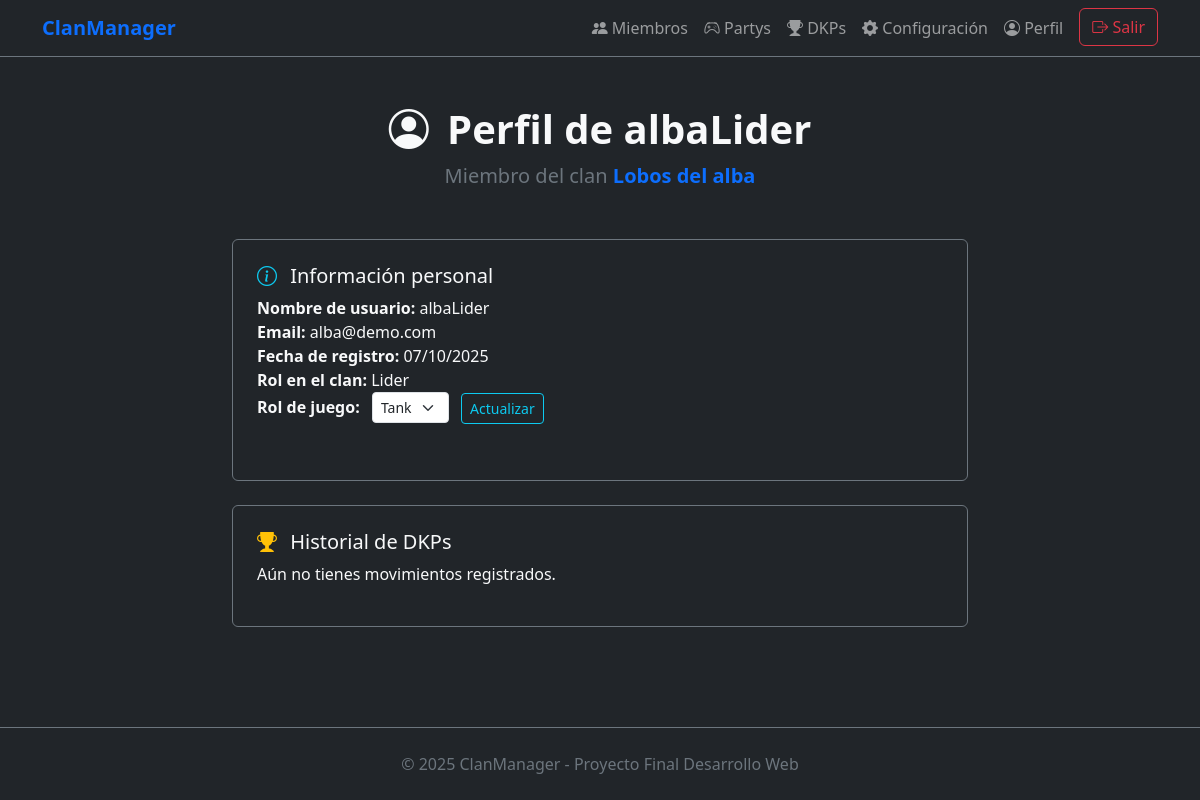
/profile.php (signed in), run on the app's committed database.
### tables this page shows
CREATE TABLE IF NOT EXISTS `users` (
  `id` int(11) NOT NULL AUTO_INCREMENT,
  `username` varchar(50) NOT NULL,
  `email` varchar(70) NOT NULL,
  `password` varchar(255) NOT NULL,
  `registro` timestamp NOT NULL DEFAULT current_timestamp(),
  PRIMARY KEY (`id`)
);

CREATE TABLE IF NOT EXISTS `clanmembers` (
  `id` int(11) NOT NULL AUTO_INCREMENT,
  `idClan` int(11) NOT NULL,
  `idUser` int(11) NOT NULL,
  `role` varchar(50) DEFAULT 'miembro',
  `gameRole` enum('tank','heal','dps') DEFAULT NULL,
  PRIMARY KEY (`id`),
  KEY `idClan` (`idClan`),
  KEY `idUser` (`idUser`)
);

CREATE TABLE IF NOT EXISTS `clans` (
  `id` int(11) NOT NULL AUTO_INCREMENT,
  `name` varchar(100) NOT NULL,
  `description` text DEFAULT NULL,
  `logo` varchar(255) DEFAULT NULL,
  `idLeader` int(11) NOT NULL,
  PRIMARY KEY (`id`),
  KEY `idLeader` (`idLeader`)
);

### profile.php (the view, shortened to what this page needs)
<?php
require 'conexion.php';
$userId = $_SESSION['usuario_id'];
$sqlUser = "SELECT username, email, registro FROM users WHERE id = ?";
$stmtUser = $pdo->prepare($sqlUser);
$stmtUser->execute([$userId]);
$userData = $stmtUser->fetch();
$sqlMember = "SELECT cm.role, cm.gameRole, c.name AS clanName, c.description AS clanDescription, c.logo
              FROM clanmembers cm
              JOIN clans c ON cm.idClan = c.id
              WHERE cm.idUser = ?";
$stmtMember = $pdo->prepare($sqlMember);
$stmtMember->execute([$userId]);
$clanData = $stmtMember->fetch();
$sqlDKP = "SELECT points, reason, createdAt FROM dkps WHERE idUser = ? ORDER BY createdAt DESC";
$stmtDKP = $pdo->prepare($sqlDKP);
$stmtDKP->execute([$userId]);
$dkpHistorial = $stmtDKP->fetchAll();
?>
<!DOCTYPE html>
<html lang="es">
<head>
  <link href="https://cdn.jsdelivr.net/npm/bootstrap@5.3.2/dist/css/bootstrap.min.css" rel="stylesheet">
  <link href="https://cdn.jsdelivr.net/npm/bootstrap-icons@1.11.3/font/bootstrap-icons.css" rel="stylesheet">
</head>
<body class="bg-dark text-light d-flex flex-column min-vh-100">
  <?php include 'navbar.php'; ?>
  <main class="container py-5">
    <div class="text-center mb-5">
      <h1 class="fw-bold text-light">
        <i class="bi bi-person-circle me-2"></i> Perfil de <?= htmlspecialchars($userData['username']) ?>
      </h1>
      <p class="text-secondary fs-5">
        Miembro del clan <strong class="text-primary"><?= htmlspecialchars($clanData['clanName']) ?></strong>
      </p>
    </div>
    <div class="row justify-content-center g-4">
      <div class="col-md-10 col-lg-8">
        <div class="card bg-dark border-secondary text-light p-4">
          <h5 class="card-title"><i class="bi bi-info-circle me-2 text-info"></i> Información personal</h5>
          <ul class="list-unstyled">
            <li><strong>Nombre de usuario:</strong> <?= htmlspecialchars($userData['username']) ?></li>
            <li><strong>Email:</strong> <?= htmlspecialchars($userData['email']) ?></li>
            <li><strong>Fecha de registro:</strong> <?= date('d/m/Y', strtotime($userData['registro'])) ?></li>
            <li><strong>Rol en el clan:</strong> <?= ucfirst($clanData['role']) ?></li>
            <li><strong>Rol de juego:</strong>
              <form method="post" action="updateGameRole.php" class="d-inline-block ms-2">
                <select name="game_role" class="form-select form-select-sm d-inline w-auto">
                  <option value="tank" <?= $clanData['gameRole'] === 'tank' ? 'selected' : '' ?>>Tank</option>
                </select>
                <button type="submit" class="btn btn-outline-info btn-sm ms-2">Actualizar</button>
              </form>
            </li>
          </ul>
        </div>
      </div>
      <div class="col-md-10 col-lg-8">
        <div class="card bg-dark border-secondary text-light p-4">
          <h5 class="card-title"><i class="bi bi-trophy-fill me-2 text-warning"></i> Historial de DKPs</h5>
          <?php if (!empty($dkpHistorial)): ?>
            <table class="table table-dark table-bordered table-sm">
              <thead>
                <tr>
                  <th>Fecha</th>
                  <th>Cambio</th>
                  <th>Motivo</th>
                </tr>
              </thead>
              <tbody>
                <?php foreach ($dkpHistorial as $registro): ?>
                  <tr>
                    <td><?= date('d/m/Y', strtotime($registro['createdAt'])) ?></td>
                    <td class="<?= $registro['points'] >= 0 ? 'text-success' : 'text-danger' ?>">
                      <?= $registro['points'] >= 0 ? '+' : '' ?><?= $registro['points'] ?>
                    </td>
                    <td><?= htmlspecialchars($registro['reason']) ?></td>
                  </tr>
                <?php endforeach; ?>
              </tbody>
            </table>
          <?php else: ?>
            <p class="text-light">Aún no tienes movimientos registrados.</p>
          <?php endif; ?>
        </div>
      </div>
    </div>
  </main>
  <?php include 'footer.php'; ?>
</body>
</html>

### data on the page
users: username "albaLider", email "alba@demo.com", registro "07/10/2025"
clanmembers: idClan.name "Lobos del alba", role "Lider", game_role "Tank"
